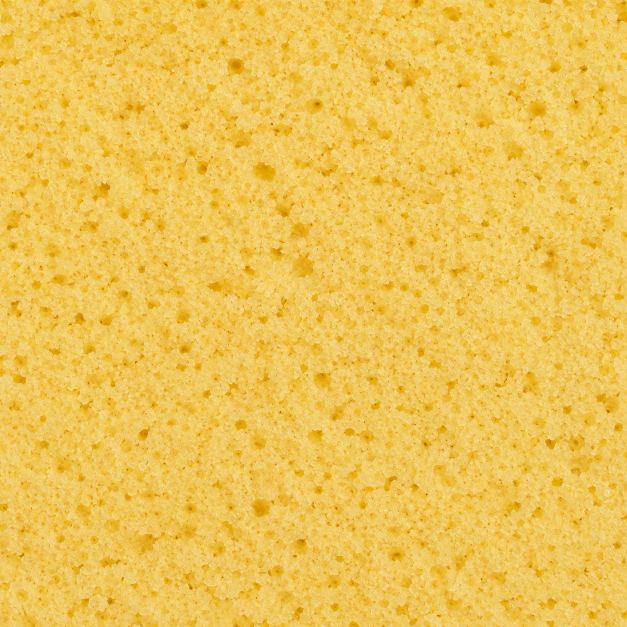
#> input picture art/raw/crumb.png, 1254 x 1254 px, found by its file name (shown at 1/2 size)
$ python textures.py
#> lines starting #> are read from the running program, lines starting #| are printed output that depends on the picture
# assets-src/art/raw (Codex photographs, the Blender panorama) -> public/tex: tiling colour maps, normal maps, the light gobo.
# usage: python3 scripts/textures.py
#
# Tiling: each photograph is made seamless by cross-fading a band at its right/bottom edge into its left/top edge,
# with the blend's contrast restored so the band does not look washed out (a variance-preserving blend).
# Colour: the crust and crumb are graded so their medians match colours sampled from photographs of real
# Nagasaki castella (Fukusaya, Bunmeido and others), not what the image model happened to paint.
import os, shutil
import numpy as np
from PIL import Image, ImageFilter

ROOT = os.path.abspath(os.path.join(os.path.dirname(__file__), '..'))
RAW = os.path.join(ROOT, 'assets-src/art/raw')
OUT = os.path.join(ROOT, 'public/tex')
os.makedirs(OUT, exist_ok=True)

def load(name):
    return np.asarray(Image.open(os.path.join(RAW, name + '.png')).convert('RGB')).astype(np.float32) / 255.0

def save(a, name, q=88):
    im = Image.fromarray((np.clip(a, 0, 1) * 255 + 0.5).astype(np.uint8))
    p = os.path.join(OUT, name)
    if name.endswith('.jpg'):
        im.save(p, quality=q, optimize=True, progressive=True)
    else:
        im.save(p, optimize=True)
    print('wrote', name, im.size, os.path.getsize(p) // 1024, 'KB')

def seamless(a, frac=0.16):
    """Wrap-continuous in both axes: blend a band from the far edge into the near edge, keep the variance."""
    for axis in (1, 0):
        n = a.shape[axis]
        b = int(n * frac)
        keep = n - b
        w = np.linspace(0, 1, b, dtype=np.float32)
        shape = [1, 1, 1]
        shape[axis] = b
        w = w.reshape(shape)
        head = np.take(a, range(0, b), axis=axis)
        tail = np.take(a, range(keep, n), axis=axis)
        mean = a.mean(axis=(0, 1), keepdims=True)
        blend = head * w + tail * (1 - w)
        blend = mean + (blend - mean) / np.sqrt(w * w + (1 - w) ** 2)
        body = np.take(a, range(b, keep), axis=axis)
        a = np.concatenate([blend, body], axis=axis)
    return a

def resize(a, size):
    im = Image.fromarray((np.clip(a, 0, 1) * 255 + 0.5).astype(np.uint8)).resize(size, Image.LANCZOS)
    return np.asarray(im).astype(np.float32) / 255.0

def grade(a, target_hex, strength=1.0):
    """Scale each channel (in linear light) so the image's median hits the target colour."""
    lin = a ** 2.2
    t = np.array([int(target_hex[i:i + 2], 16) / 255.0 for i in (1, 3, 5)], np.float32) ** 2.2
    med = np.median(lin.reshape(-1, 3), axis=0)
    k = (t / np.maximum(med, 1e-4)) ** strength
    return np.clip(lin * k, 0, 1) ** (1 / 2.2)

def normal_map(a, strength, blur=0.0):
    """Tangent-space normals from the luminance read as height (dark pores are low), wrapping at the edges."""
    h = a @ np.array([0.299, 0.587, 0.114], np.float32)
    if blur:
        h = np.asarray(Image.fromarray((h * 255).astype(np.uint8)).filter(ImageFilter.GaussianBlur(blur))).astype(np.float32) / 255.0
    dx = (np.roll(h, -1, 1) - np.roll(h, 1, 1)) * 0.5
    dy = (np.roll(h, -1, 0) - np.roll(h, 1, 0)) * 0.5
    n = np.stack([-dx * strength, dy * strength, np.ones_like(h)], -1)
    n /= np.linalg.norm(n, axis=-1, keepdims=True)
    return n * 0.5 + 0.5

def hexmed(a):
    m = np.median(a.reshape(-1, 3), axis=0)
    return '#%02x%02x%02x' % tuple(int(v * 255) for v in m)

# the cut crumb: honey yellow, fine. Sampled from a lit Fukusaya slice: #f2cf66
crumb = seamless(grade(load('crumb'), '#f3d36c'))
#> in grade, `med = np.median(lin.reshape(-1, 3), axis=0)`: med = [0.867, 0.58, 0.0963]
#> in grade, `k = (t / np.maximum(med, 1e-4)) ** strength`: k = [1.04, 1.14, 1.57]
#> the loop in seamless, `for axis in (1, 0):` made 2 passes
#> (n, b, keep, mean) on pass 1: (1254, 200, 1054, [[0.957, 0.821, 0.403]])
#> (axis, n, b, keep, mean) on pass 2: (0, 1254, 200, 1054, [[0.953, 0.82, 0.403]])
crumb = resize(crumb, (1024, 1024))
#> in resize, `im = Image.fromarray((np.clip(a, 0, 1) * 255 + 0.5).astype(np.uint8))...`:
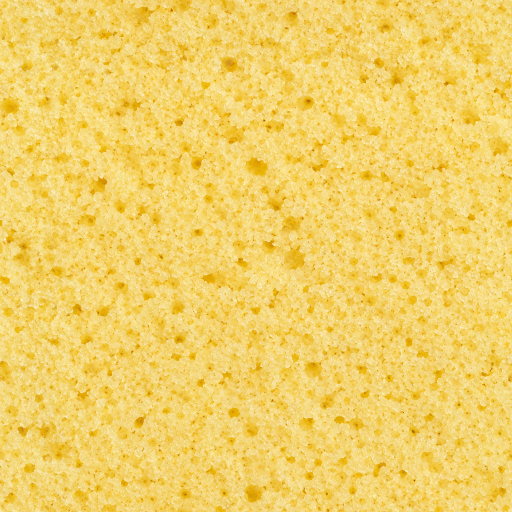
#> im: PIL image 1024x1024 RGB (shown at 1/2 size); mean R, G, B 242.8, 208.9, 103
# the photograph's pores are faint: a cut castella shows them clearly, darker in their depths
m = crumb.mean(axis=(0, 1), keepdims=True)
#> m = [[0.948, 0.818, 0.404]]
crumb = np.clip(m + (crumb - m) * 2.1, 0, 1)
save(crumb, 'crumb.jpg')
#| wrote crumb.jpg (1024, 1024) 387 KB
save(normal_map(crumb, 7.0, 0.5), 'crumb_n.jpg', 92)
#> in normal_map, `n /= np.linalg.norm(n, axis=-1, keepdims=True)`:
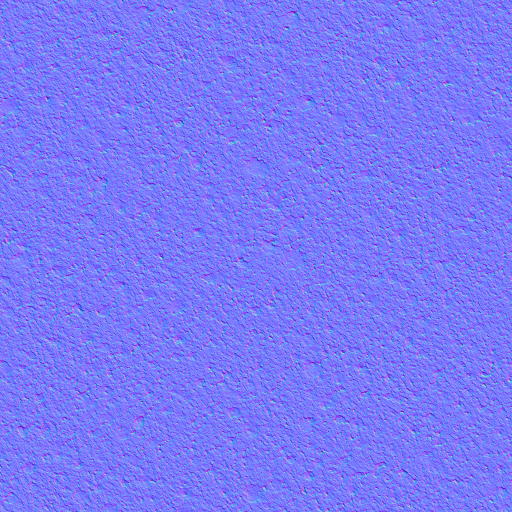
#> n: shape (1024, 1024, 3) float32 (shown at 1/2 size); mean of channels 0, 1, 2 0.00163, 0.00144, 0.956; drawn with min black and max white
#| wrote crumb_n.jpg (1024, 1024) 504 KB
print('  crumb median', hexmed(crumb))
#> in hexmed, `m = np.median(a.reshape(-1, 3), axis=0)`: m = [0.967, 0.838, 0.445]
#|   crumb median #f6d571

# the top crust: a smooth, satin, deep caramel brown. Sampled: #814220, #724b35, #602107
crust = seamless(grade(load('crust'), '#7a4122'))
#> call 2 of load, with name = 'crust'
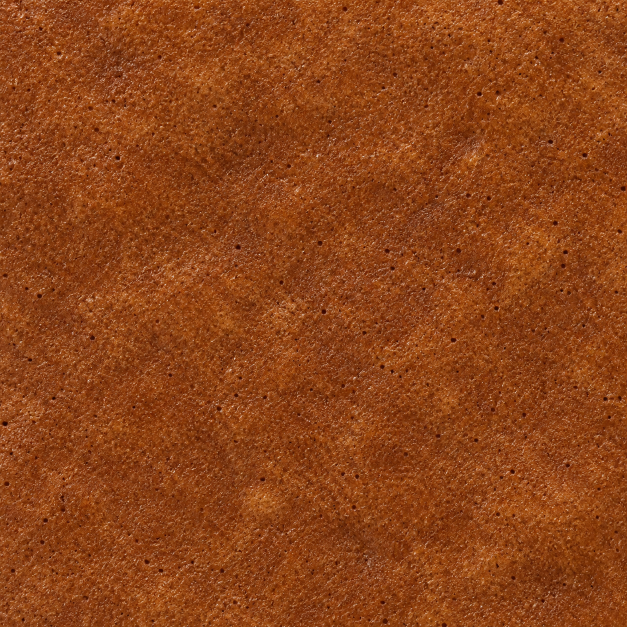
#> input picture art/raw/crust.png, 1254 x 1254 px, found by its file name (shown at 1/2 size)
#> call 2 of seamless, with frac = 0.16
#> the loop in seamless (call 2), `for axis in (1, 0):` made 2 passes
#> (n, b, keep, mean) on pass 1: (1254, 200, 1054, [[0.484, 0.27, 0.177]])
#> (axis, n, b, keep, mean) on pass 2: (0, 1254, 200, 1054, [[0.484, 0.27, 0.176]])
#> after the loop in seamless (call 2), `for axis in (1, 0):`:
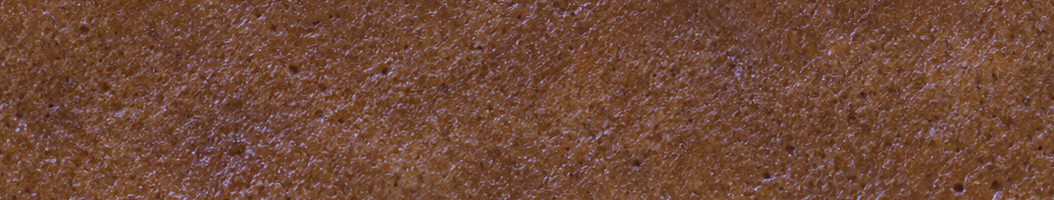
#> blend: shape (200, 1054, 3) float32; mean of channels 0, 1, 2 0.489, 0.274, 0.177; drawn with min black and max white
crust = resize(crust, (1024, 1024))
save(crust, 'crust.jpg')
#| wrote crust.jpg (1024, 1024) 395 KB
save(normal_map(crust, 5.0, 1.2), 'crust_n.jpg', 92)
#| wrote crust_n.jpg (1024, 1024) 263 KB
print('  crust median', hexmed(crust))
#|   crust median #794122

# the bottom: dark reddish brown, set with zarame crystals
bottom = seamless(grade(load('bottom'), '#5e2a14', 0.7))
#> call 3 of load, with name = 'bottom'
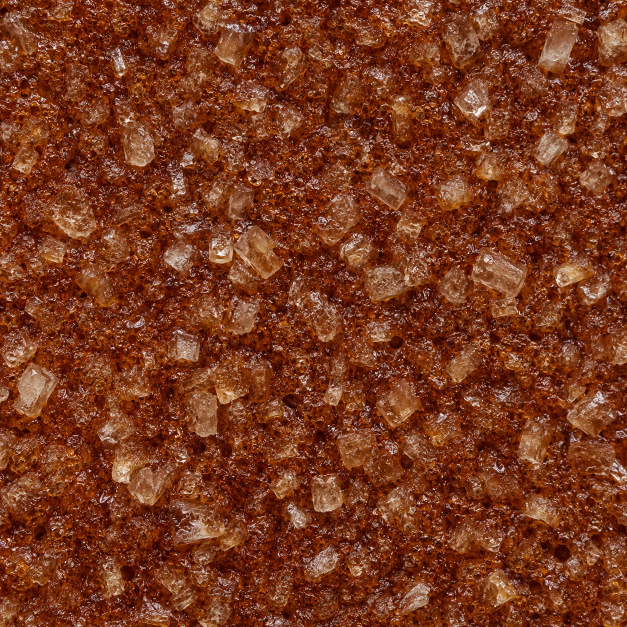
#> input picture art/raw/bottom.png, 1254 x 1254 px, found by its file name (shown at 1/2 size)
#> call 3 of grade, with target_hex = '#5e2a14', strength = 0.7
#> in grade (call 3), `lin = a ** 2.2`:
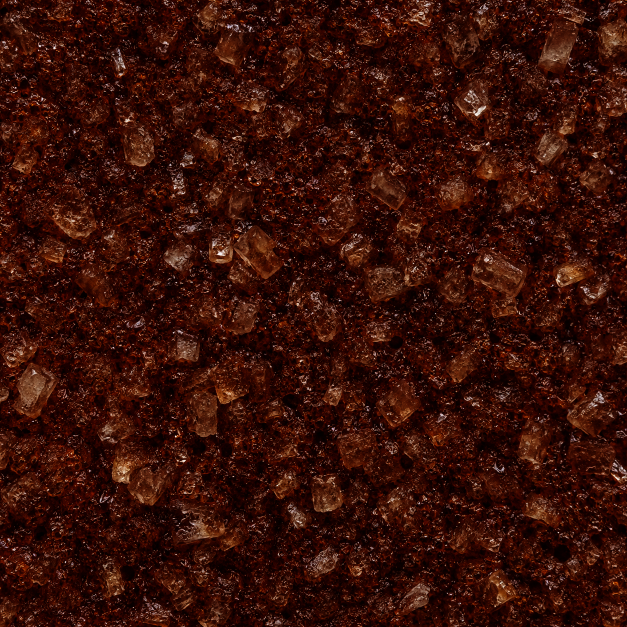
#> lin: shape (1254, 1254, 3) float32 (shown at 1/2 size); mean R, G, B 0.22, 0.0645, 0.0327
#> in grade (call 3), `med = np.median(lin.reshape(-1, 3), axis=0)`: med = [0.184, 0.022, 0.000992]
#> in grade (call 3), `k = (t / np.maximum(med, 1e-4)) ** strength`: k = [0.705, 0.899, 2.51]
#> the loop in seamless (call 3), `for axis in (1, 0):` made 2 passes
#> (n, b, keep, mean) on pass 1: (1254, 200, 1054, [[0.407, 0.214, 0.178]])
#> (axis, n, b, keep, mean) on pass 2: (0, 1254, 200, 1054, [[0.406, 0.212, 0.176]])
#> pass 1, in seamless (call 3), `tail = np.take(a, range(keep, n), axis=axis)`:
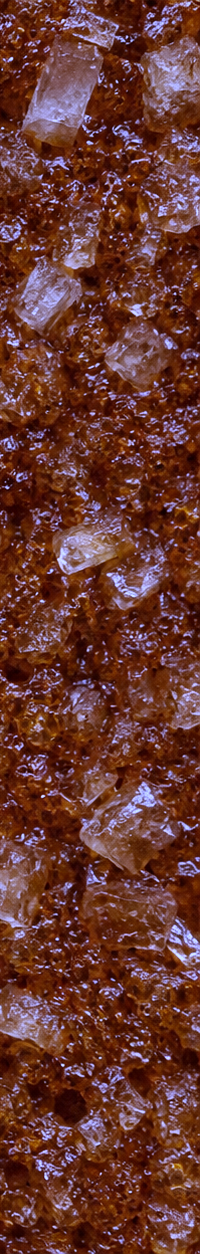
#> tail: shape (1254, 200, 3) float32; mean of channels 0, 1, 2 0.411, 0.222, 0.189; drawn as R, G, B
bottom = resize(bottom, (1024, 1024))
save(bottom, 'bottom.jpg')
#| wrote bottom.jpg (1024, 1024) 435 KB
save(normal_map(bottom, 6.0, 1.0), 'bottom_n.jpg', 92)
#| wrote bottom_n.jpg (1024, 1024) 397 KB

# the table linen and the washi sheet, tiling
save(resize(seamless(load('linen')), (1024, 1024)), 'linen.jpg', 84)
#> (the run stopped early here; a loop or call above may not have finished)
